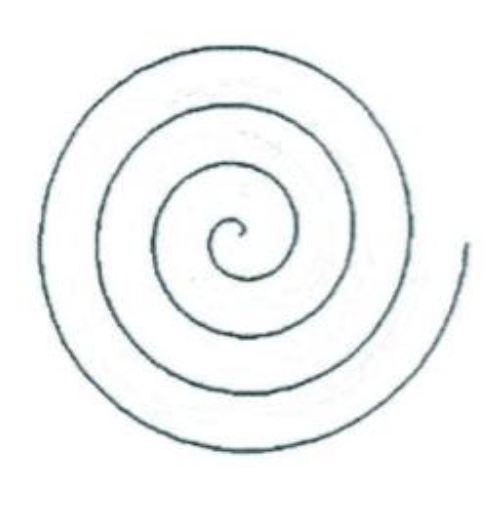
#> input picture 11-14-24 Analysis/basicSpiral.png, 499 x 513 px
$ jupyter execute 'analysis own version.ipynb'
#> lines starting #> are read from the running program, lines starting #| are printed output that depends on the picture; after the words box and inside, x2 and y2 are one past the last pixel; in counts of white or black regions, pixels touching at a corner belong together; long printed decimals are rounded
[cell 1]
# Packages
import os
import cv2
import numpy as np
from skimage import feature
import random
import matplotlib.pyplot as plt

from scipy import signal
from scipy.fft import fft, fftfreq
import pywt
from skimage import measure
import matplotlib.pyplot as plt

Assigning numerical labels

[cell 2]
class SpiralAnalyzer:
    def __init__(self, image_size=1024):
        self.image_size = image_size

    # [175 lines left out: functions preprocess_image, find_start_point, extract_spiral_coordinates, compute_frequency_features, compute_wavelet_features, compute_geometric_features and 2 more, not called in this run]

[cell 3]
class SpiralAnalyzer:
    def __init__(self, image_size=1024):
        self.image_size = image_size

    def load_image(self, image_path):
        """Load and validate image file."""
        if not os.path.exists(image_path):
            raise FileNotFoundError(f"Image file not found: {image_path}")

        image = cv2.imread(image_path)
        if image is None:
            raise ValueError(f"Failed to load image: {image_path}")

        return image

    def preprocess_image(self, image):
        """Preprocess the input image."""
        if image is None:
            raise ValueError("Input image is None")

        # Convert to grayscale if needed
        if len(image.shape) == 3:
            image = cv2.cvtColor(image, cv2.COLOR_BGR2GRAY)

        # Ensure correct size
        if image.shape != (self.image_size, self.image_size):
            image = cv2.resize(image, (self.image_size, self.image_size))

        # Threshold to binary
        _, binary = cv2.threshold(image, 127, 255, cv2.THRESH_BINARY_INV)

        # Verify that we have some non-zero pixels
        if np.sum(binary) == 0:
            raise ValueError("No spiral detected in image after thresholding")

        return binary

    def find_start_point(self, binary_image):
        """Find the most likely starting point of the spiral."""
        if binary_image is None:
            raise ValueError("Binary image is None")

        # Assume the spiral starts from the outer part
        contours, _ = cv2.findContours(binary_image, cv2.RETR_EXTERNAL, cv2.CHAIN_APPROX_SIMPLE)
        if not contours:
            raise ValueError("No contours found in the image")

        # Find the largest contour
        largest_contour = max(contours, key=cv2.contourArea)

        # Find the point farthest from the center
        center = np.array([binary_image.shape[1]/2, binary_image.shape[0]/2])
        max_dist = 0
        start_point = None

        for point in largest_contour[:, 0, :]:
            dist = np.linalg.norm(point - center)
            if dist > max_dist:
                max_dist = dist
                start_point = point

        if start_point is None:
            raise ValueError("Could not determine spiral start point")

        return start_point

    def extract_spiral_coordinates(self, binary_image):
        """Extract coordinates of the spiral."""
        if binary_image is None:
            raise ValueError("Binary image is None")

        # Find non-zero points (spiral pixels)
        y_coords, x_coords = np.nonzero(binary_image)

        if len(x_coords) == 0 or len(y_coords) == 0:
            raise ValueError("No spiral points found in the image")

        # Convert to polar coordinates
        center_x = binary_image.shape[1] / 2
        center_y = binary_image.shape[0] / 2

        x = x_coords - center_x
        y = y_coords - center_y

        r = np.sqrt(x**2 + y**2)
        theta = np.arctan2(y, x)

        # Sort by theta to unwrap the spiral
        sort_idx = np.argsort(theta)
        r = r[sort_idx]
        theta = theta[sort_idx]

        return r, theta

    # [Previous feature computation methods remain the same...]
    def compute_frequency_features(self, r, theta, sampling_rate=100):
        """Compute frequency domain features."""
        if len(r) < 2:
            raise ValueError("Not enough points to compute frequency features")

        # Normalize radius to remove trend
        r_normalized = r - np.mean(r)

        # Compute FFT
        n = len(r_normalized)
        fft_vals = fft(r_normalized)
        freqs = fftfreq(n, 1/sampling_rate)

        # Get positive frequencies only
        pos_mask = freqs >= 0
        freqs = freqs[pos_mask]
        fft_vals = np.abs(fft_vals[pos_mask])

        # Calculate PSD
        psd = np.abs(fft_vals)**2 / n

        # Extract specific frequency bands
        essential_tremor_mask = (freqs >= 4) & (freqs <= 8)
        parkinsonian_mask = (freqs >= 3) & (freqs <= 7)

        features = {
            'peak_frequency': freqs[np.argmax(psd)],
            'peak_amplitude': np.max(psd),
            'essential_tremor_power': np.sum(psd[essential_tremor_mask]),
            'parkinsonian_power': np.sum(psd[parkinsonian_mask]),
            'frequency_spread': np.std(freqs[psd > np.max(psd)*0.1])
        }

        return features

    def analyze_spiral(self, image_path):
        """Main function to analyze spiral drawing and extract all features."""
        try:
            # Load image
            image = self.load_image(image_path)

            # Preprocess image
            binary = self.preprocess_image(image)

            # Verify binary image
            if binary is None:
                raise ValueError("Preprocessing failed to produce valid binary image")

            # Find start point
            start_point = self.find_start_point(binary)

            # Extract coordinates
            r, theta = self.extract_spiral_coordinates(binary)

            # Compute features
            features = {}

            try:
                frequency_features = self.compute_frequency_features(r, theta)
                features.update(frequency_features)
            except Exception as e:
                print(f"Warning: Failed to compute frequency features: {str(e)}")

            try:
                wavelet_features = self.compute_wavelet_features(r)
                features.update(wavelet_features)
            except Exception as e:
                print(f"Warning: Failed to compute wavelet features: {str(e)}")

            try:
                geometric_features = self.compute_geometric_features(r, theta)
                features.update(geometric_features)
            except Exception as e:
                print(f"Warning: Failed to compute geometric features: {str(e)}")

            if not features:
                raise ValueError("No features could be computed")

            return features

        except Exception as e:
            raise Exception(f"Analysis failed: {str(e)}")

def test_spiral_analyzer(image_path):
    """Test function to verify each step of the analysis."""
    analyzer = SpiralAnalyzer()

    print(f"Testing image: {image_path}")

    try:
        # Test image loading
        print("1. Testing image loading...")
        image = analyzer.load_image(image_path)
#> in load_image, image is the input picture: shape (513, 499, 3); mean B, G, R 246.3, 246.3, 244.7
        print("   Image loaded successfully")

        # Test preprocessing
        print("2. Testing preprocessing...")
        binary = analyzer.preprocess_image(image)
#> in preprocess_image, `_, binary = cv2.threshold(image, 127, 255, cv2.THRESH_BINARY_INV)`:
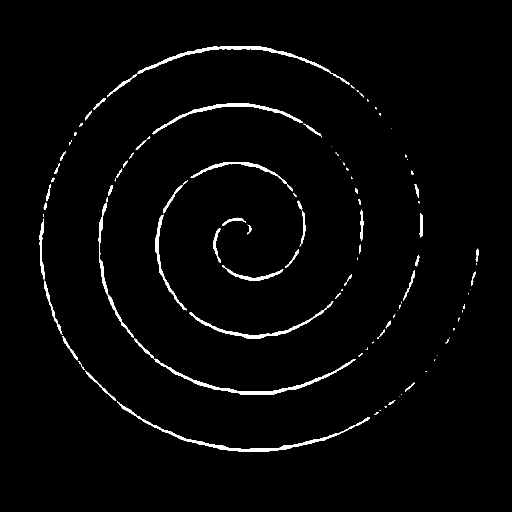
#> binary: shape (1024, 1024) (shown at 1/2 size); 2.1% white; 111 white regions (44 under 20 px)
        print("   Preprocessing successful")

        # Test start point detection
        print("3. Testing start point detection...")
        start_point = analyzer.find_start_point(binary)
#> in find_start_point, `contours, _ = cv2.findContours(binary_image, cv2.RETR_EXTERNAL, cv2.CH..`: contours = 111 contours, 59 with area under 20; largest, box (x1, y1, x2, y2) and area: (234, 803, 740, 904) 2150, (274, 92, 699, 169) 1966, (309, 717, 712, 790) 1900, (305, 207, 606, 269) 1480, (379, 603, 667, 677) 1284
#> in find_start_point, `largest_contour = max(contours, key=cv2.contourArea)`: largest_contour = contour of 489 points, box (x1, y1, x2, y2) (234, 803, 740, 904), area 2150
#> the loop in find_start_point, `for point in largest_contour[:, 0, :]:` made 489 passes
#> (dist, max_dist, start_point) on passes 1, 2, 7, 8, 9: (402.4, 402.4, [234, 803]), (403.9, 403.9, [234, 805]), (404.4, 404.4, [242, 813]), (404.6, 404.6, [245, 816]), (405.4, 405.4, [245, 817])
#> (point, dist) on passes 3, 4, 5, 6, 10, 11: ([236, 805], 402.5), ([239, 808], 402.7), ([239, 809], 403.4), ([242, 812], 403.6), ([246, 817], 404.7), ([247, 818], 404.8)
#> after the loop in find_start_point, `for point in largest_contour[:, 0, :]:`: max_dist = 405.4
#> start_point = [245, 817]
        print(f"   Start point found at: {start_point}")
#|    Start point found at: [245 817]

        # Test coordinate extraction
        print("4. Testing coordinate extraction...")
        r, theta = analyzer.extract_spiral_coordinates(binary)
        print(f"   Extracted {len(r)} points from spiral")
#|    Extracted 21576 points from spiral

        # Test full analysis
        print("5. Testing full feature extraction...")
        features = analyzer.analyze_spiral(image_path)
#> the loop in find_start_point (call 2), `for point in largest_contour[:, 0, :]:` made 489 passes
#> (point, dist) on passes 3, 4, 5, 6, 10, 11, 12, 13, 14, 15, 16, 17: ([236, 805], 402.5), ([239, 808], 402.7), ([239, 809], 403.4), ([242, 812], 403.6), ([246, 817], 404.7), ([247, 818], 404.8), ([248, 818], 404.1), ([249, 819], 404.2), ([250, 819], 403.6), ([252, 821], 403.8), ([254, 821], 402.5), ([256, 823], 402.8)
#> in compute_frequency_features, `n = len(r_normalized)`: n = 21576
#> in compute_frequency_features, `freqs = freqs[pos_mask]`: freqs = 10788 values from 0 to 50
#> in compute_frequency_features, `fft_vals = np.abs(fft_vals[pos_mask])`: fft_vals = 10788 values, max 237833.2 at index 1, min 1.14e-10 at index 0, mean 13906.2
#> in compute_frequency_features, `psd = np.abs(fft_vals)**2 / n`: psd = 10788 values, max 2621646.5 at index 1, min 5.99e-25 at index 0, mean 12075
#> in compute_frequency_features, `features = { 'peak_frequency': freqs[np.argmax(psd)], 'peak_amplitude'..`: features = {'peak_frequency': 0.00463, 'peak_amplitude': 2621646.5, 'essential_tremor_power': 8551462.5, 'parkinsonian_power': 8470636.9, 'frequency_spread': 0.0172}
#> in analyze_spiral, `frequency_features = self.compute_frequency_features(r, theta)`: frequency_features has the same summary as features in compute_frequency_features
        print("   Features extracted successfully:")
        for key, value in features.items():
            print(f"   {key}: {value}")
#> this loop made 5 passes
#> (key, value) on passes 1 to 5: ('peak_frequency', 0.00463), ('peak_amplitude', 2621646.5), ('essential_tremor_power', 8551462.5), ('parkinsonian_power', 8470636.9), ('frequency_spread', 0.0172)
#|    peak_frequency: 0.004635
#|    peak_amplitude: 2621646.505
#|    essential_tremor_power: 8551462.502
#|    parkinsonian_power: 8470636.936
#|    frequency_spread: 0.0172

        return True

    except Exception as e:
        print(f"Test failed: {str(e)}")
        return False

if __name__ == "__main__":
    image_path = 'basicSpiral.png'  # Replace with your image path
    test_spiral_analyzer(image_path)

[cell 4]
if __name__ == "__main__":
    # Single image analysis
    try:
        analyzer = SpiralAnalyzer()
